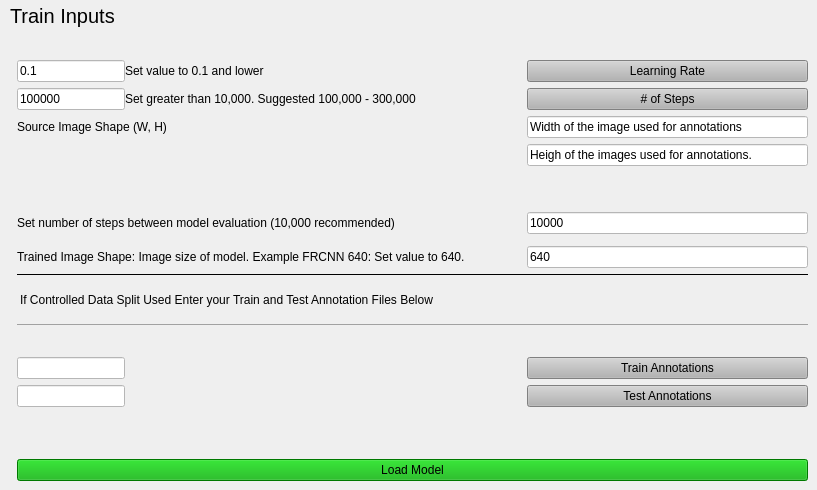
    <widget class="QWidget" name="train_page">
     <widget class="QLabel" name="label_5">
      <property name="geometry">
       <rect>
        <x>10</x>
        <y>0</y>
        <width>121</width>
        <height>31</height>
       </rect>
      </property>
      <property name="font">
       <font>
        <pointsize>15</pointsize>
       </font>
      </property>
      <property name="text">
       <string>Train Inputs</string>
      </property>
     </widget>
     <widget class="QWidget" name="formLayoutWidget">
      <property name="geometry">
       <rect>
        <x>17</x>
        <y>60</y>
        <width>791</width>
        <height>421</height>
       </rect>
      </property>
      <layout class="QFormLayout" name="formLayout_4">
       <property name="horizontalSpacing">
        <number>62</number>
       </property>
       <item row="3" column="0">
        <widget class="QLabel" name="label_24">
         <property name="text">
          <string>Source Image Shape (W, H)</string>
         </property>
        </widget>
       </item>
       <item row="3" column="1">
        <widget class="QLineEdit" name="source_img_width">
         <property name="styleSheet">
          <string notr="true">background-color: rgb(255, 255, 255);</string>
         </property>
         <property name="text">
          <string>Width of the image used for annotations</string>
         </property>
        </widget>
       </item>
       <item row="4" column="0">
        <spacer name="verticalSpacer_5">
         <property name="orientation">
          <enum>Qt::Vertical</enum>
         </property>
         <property name="sizeHint" stdset="0">
          <size>
           <width>20</width>
           <height>40</height>
          </size>
         </property>
        </spacer>
       </item>
       <item row="4" column="1">
        <widget class="QLineEdit" name="source_img_height">
         <property name="styleSheet">
          <string notr="true">background-color: rgb(255, 255, 255);</string>
         </property>
         <property name="text">
          <string>Heigh of the images used for annotations.</string>
         </property>
        </widget>
       </item>
       <item row="5" column="1">
        <widget class="Line" name="line_8">
         <property name="orientation">
          <enum>Qt::Vertical</enum>
         </property>
        </widget>
       </item>
       <item row="6" column="1">
        <spacer name="verticalSpacer_21">
         <property name="orientation">
          <enum>Qt::Vertical</enum>
         </property>
         <property name="sizeType">
          <enum>QSizePolicy::Fixed</enum>
         </property>
         <property name="sizeHint" stdset="0">
          <size>
           <width>20</width>
           <height>10</height>
          </size>
         </property>
        </spacer>
       </item>
       <item row="8" column="1">
        <widget class="Line" name="line_9">
         <property name="orientation">
          <enum>Qt::Vertical</enum>
         </property>
        </widget>
       </item>
       <item row="9" column="0">
        <widget class="QLabel" name="label_25">
         <property name="text">
          <string>Trained Image Shape: Image size of model. Example FRCNN 640: Set value to 640.</string>
         </property>
        </widget>
       </item>
       <item row="9" column="1">
        <widget class="QLineEdit" name="train_img_width">
         <property name="styleSheet">
          <string notr="true">background-color: rgb(255, 255, 255);</string>
         </property>
         <property name="text">
          <string>640</string>
         </property>
        </widget>
       </item>
       <item row="10" column="0" colspan="2">
        <widget class="QLabel" name="label">
         <property name="sizePolicy">
          <sizepolicy hsizetype="Preferred" vsizetype="Preferred">
           <horstretch>0</horstretch>
           <verstretch>1</verstretch>
          </sizepolicy>
         </property>
         <property name="minimumSize">
          <size>
           <width>0</width>
           <height>40</height>
          </size>
         </property>
         <property name="font">
          <font>
           <pointsize>9</pointsize>
          </font>
         </property>
         <property name="styleSheet">
          <string notr="true">border-top: 1px solid black;
border-bottom: 1px solid rgb(161, 161, 161);</string>
         </property>
         <property name="text">
          <string>If Controlled Data Split Used Enter your Train and Test Annotation Files Below</string>
         </property>
        </widget>
       </item>
       <item row="12" column="0">
        <spacer name="verticalSpacer_6">
         <property name="orientation">
          <enum>Qt::Vertical</enum>
         </property>
         <property name="sizeHint" stdset="0">
          <size>
           <width>20</width>
           <height>20</height>
          </size>
         </property>
        </spacer>
       </item>
       <item row="13" column="0">
        <widget class="QLineEdit" name="train_annot">
         <property name="styleSheet">
          <string notr="true">background-color: rgb(255, 255, 255);</string>
         </property>
        </widget>
       </item>
       <item row="13" column="1">
        <widget class="QPushButton" name="train_annot_btn">
         <property name="toolTip">
          <string>&lt;html&gt;&lt;head/&gt;&lt;body&gt;&lt;p&gt;OPTIONAL: Fill if using controlled data splitting&lt;/p&gt;&lt;/body&gt;&lt;/html&gt;</string>
         </property>
         <property name="styleSheet">
          <string notr="true">background-color: rgb(179, 179, 179)</string>
         </property>
         <property name="text">
          <string>Train Annotations</string>
         </property>
        </widget>
       </item>
       <item row="14" column="0">
        <widget class="QLineEdit" name="test_annot">
         <property name="styleSheet">
          <string notr="true">background-color: rgb(255, 255, 255);</string>
         </property>
        </widget>
       </item>
       <item row="14" column="1">
        <widget class="QPushButton" name="Test_annot_btn">
         <property name="toolTip">
          <string>&lt;html&gt;&lt;head/&gt;&lt;body&gt;&lt;p&gt;OPTIONAL: Fill if using controlled data splitting&lt;/p&gt;&lt;/body&gt;&lt;/html&gt;</string>
         </property>
         <property name="styleSheet">
          <string notr="true">background-color: rgb(179, 179, 179)</string>
         </property>
         <property name="text">
          <string>Test Annotations</string>
         </property>
        </widget>
       </item>
       <item row="15" column="0">
        <spacer name="verticalSpacer_9">
         <property name="orientation">
          <enum>Qt::Vertical</enum>
         </property>
         <property name="sizeHint" stdset="0">
          <size>
           <width>20</width>
           <height>40</height>
          </size>
         </property>
        </spacer>
       </item>
       <item row="16" column="0" colspan="2">
        <widget class="QPushButton" name="load_model_btn">
         <property name="sizePolicy">
          <sizepolicy hsizetype="Expanding" vsizetype="Fixed">
           <horstretch>2</horstretch>
           <verstretch>0</verstretch>
          </sizepolicy>
         </property>
         <property name="minimumSize">
          <size>
           <width>0</width>
           <height>0</height>
          </size>
         </property>
         <property name="styleSheet">
          <string notr="true">background-color: rgb(0, 170, 0);</string>
         </property>
         <property name="text">
          <string>Load Model</string>
         </property>
         <property name="iconSize">
          <size>
           <width>16</width>
           <height>16</height>
          </size>
         </property>
        </widget>
       </item>
       <item row="0" column="0">
        <layout class="QHBoxLayout" name="horizontalLayout_12">
         <item>
          <widget class="QLineEdit" name="LearningRate">
           <property name="styleSheet">
            <string notr="true">background-color:rgb(255, 255, 255)</string>
           </property>
           <property name="text">
            <string>0.1</string>
           </property>
          </widget>
         </item>
         <item>
          <widget class="QLabel" name="label_33">
           <property name="text">
            <string>Set value to 0.1 and lower</string>
           </property>
          </widget>
         </item>
        </layout>
       </item>
       <item row="0" column="1">
        <widget class="QPushButton" name="learning_rate_button">
         <property name="toolTip">
          <string>&lt;html&gt;&lt;head/&gt;&lt;body&gt;&lt;p&gt;Default 0.1. Use values between 1-0.001&lt;/p&gt;&lt;/body&gt;&lt;/html&gt;</string>
         </property>
         <property name="styleSheet">
          <string notr="true">background-color: rgb(179, 179, 179)</string>
         </property>
         <property name="text">
          <string>Learning Rate</string>
         </property>
        </widget>
       </item>
       <item row="1" column="0">
        <layout class="QHBoxLayout" name="horizontalLayout_13">
         <item>
          <widget class="QLineEdit" name="steps">
           <property name="styleSheet">
            <string notr="true">background-color: rgb(255, 255, 255);</string>
           </property>
           <property name="text">
            <string>100000</string>
           </property>
          </widget>
         </item>
         <item>
          <widget class="QLabel" name="label_34">
           <property name="text">
            <string>Set greater than 10,000. Suggested 100,000 - 300,000</string>
           </property>
          </widget>
         </item>
        </layout>
       </item>
       <item row="1" column="1">
        <widget class="QPushButton" name="steps_btn">
         <property name="toolTip">
          <string>&lt;html&gt;&lt;head/&gt;&lt;body&gt;&lt;p&gt;Set to 100,000+ to ensure convergance&lt;/p&gt;&lt;/body&gt;&lt;/html&gt;</string>
         </property>
         <property name="styleSheet">
          <string notr="true">background-color: rgb(179, 179, 179)</string>
         </property>
         <property name="text">
          <string># of Steps</string>
         </property>
        </widget>
       </item>
       <item row="7" column="0">
        <widget class="QLabel" name="label_35">
         <property name="text">
          <string>Set number of steps between model evaluation (10,000 recommended)</string>
         </property>
        </widget>
       </item>
       <item row="7" column="1">
        <widget class="QLineEdit" name="eval_steps_num">
         <property name="styleSheet">
          <string notr="true">background-color: rgb(255, 255, 255);</string>
         </property>
         <property name="text">
          <string>10000</string>
         </property>
        </widget>
       </item>
      </layout>
     </widget>
    </widget>
